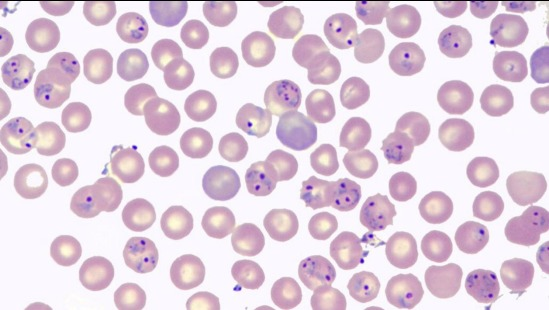
#> input picture Minggu 5/RawData.jpeg, 549 x 310 px
$ jupyter execute tugas.ipynb
#> lines starting #> are read from the running program, lines starting #| are printed output that depends on the picture; after the words box and inside, x2 and y2 are one past the last pixel; in counts of white or black regions, pixels touching at a corner belong together
# Object detection thresholding

Pipeline: preprocessing (median filter), transformasi HSV, threshold warna biru/ungu, morfologi, ground truth Pascal VOC, visualisasi, dan evaluasi precision/recall/F1.

[cell 1]
from pathlib import Path
from xml.etree import ElementTree as ET
import cv2
import numpy as np
import matplotlib.pyplot as plt

BASE = Path.cwd()
if not (BASE / 'RawData.jpeg').exists(): BASE = Path(r'G:\Semester 7\visi komputer\Minggu 5')
raw_path, gt_path = BASE / 'RawData.jpeg', BASE / 'ground_truth.xml'
raw_bgr = cv2.imread(str(raw_path))
#> raw_bgr is the input picture: shape (310, 549, 3); mean B, G, R 222.9, 208.8, 226.6
if raw_bgr is None: raise FileNotFoundError(raw_path)
raw_rgb = cv2.cvtColor(raw_bgr, cv2.COLOR_BGR2RGB)
print('Ukuran:', raw_rgb.shape[1], 'x', raw_rgb.shape[0])
#| Ukuran: 549 x 310
plt.figure(figsize=(12, 6)); plt.imshow(raw_rgb); plt.axis('off'); plt.show()

[cell 2]
def read_pascal_voc(path):
    root = ET.parse(path).getroot(); result = []
#> (reads Minggu 5/ground_truth.xml from the repository)
    for obj in root.findall('object'):
        b = obj.find('bndbox')
        result.append([int(b.findtext(k)) for k in ('xmin', 'ymin', 'xmax', 'ymax')])
    return np.asarray(result, dtype=np.int32)

gt_boxes = read_pascal_voc(gt_path)
def detect_threshold(image_bgr, h_low=105, h_high=179, s_low=65, v_high=205,
                     min_area=18, max_area=1800):
#> called with h_low = 105, h_high = 179, s_low = 65, v_high = 205, min_area = 18, max_area = 1800
    filtered = cv2.medianBlur(image_bgr, 3)
    hsv = cv2.cvtColor(filtered, cv2.COLOR_BGR2HSV)
#> hsv: shape (310, 549, 3); mean H, S, V 140, 25.8, 229
    mask = cv2.inRange(hsv, np.array([h_low, s_low, 20]),
                       np.array([h_high, 255, v_high]))
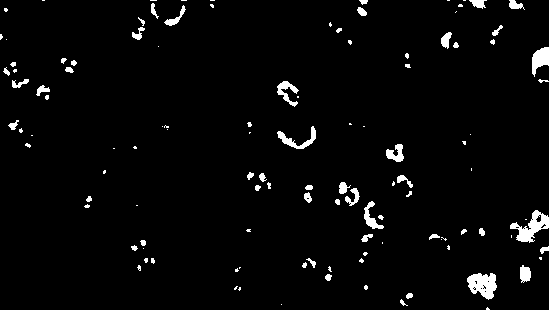
#> mask: shape (310, 549); 3% white; 116 white regions (61 under 20 px), largest, box (x1, y1, x2, y2) and area: (510, 210, 549, 243) 545, (467, 273, 497, 300) 542, (532, 47, 549, 77) 316
    mask = cv2.morphologyEx(mask, cv2.MORPH_OPEN,
                            cv2.getStructuringElement(cv2.MORPH_ELLIPSE, (3, 3)))
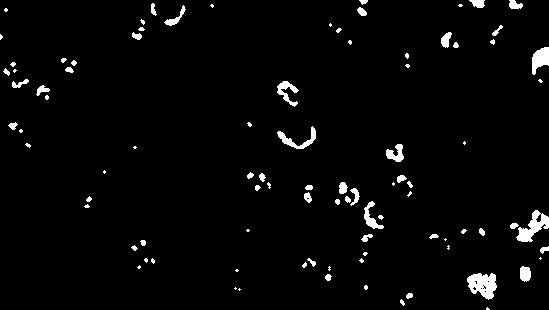
#> mask: shape (310, 549); 2.8% white; 92 white regions (41 under 20 px), largest, box (x1, y1, x2, y2) and area: (467, 273, 497, 300) 540, (516, 210, 549, 242) 472, (532, 47, 549, 75) 314
    mask = cv2.dilate(mask, cv2.getStructuringElement(cv2.MORPH_ELLIPSE, (9, 9)))
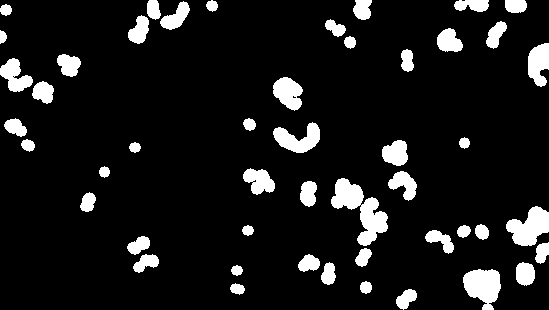
#> mask: shape (310, 549); 10.1% white; 49 white regions, largest, box (x1, y1, x2, y2) and area: (331, 178, 388, 246) 1653, (463, 269, 501, 310) 1071, (506, 206, 549, 246) 1070
    n, _, stats, _ = cv2.connectedComponentsWithStats(mask, 8)
#> n = 50; stats = 50 rows, first 6: [0, 0, 549, 310, 153047], [147, 0, 14, 20, 220], [160, 1, 30, 29, 441], [206, 0, 12, 12, 104], [353, 0, 19, 20, 301], [454, 0, 35, 12, 331]
    boxes = [[x, y, x + w - 1, y + h - 1] for x, y, w, h, area in stats[1:]
             if min_area <= area <= max_area and w >= 5 and h >= 5]
#> boxes = 49 items, first 6: [147, 0, 160, 19], [160, 1, 189, 29], [206, 0, 217, 11], [353, 0, 371, 19], [454, 0, 488, 11], [505, 0, 526, 12]
    return mask, np.asarray(boxes, dtype=np.int32)

mask, predicted_boxes = detect_threshold(raw_bgr)
#> predicted_boxes = 49 rows, first 6: [147, 0, 160, 19], [160, 1, 189, 29], [206, 0, 217, 11], [353, 0, 371, 19], [454, 0, 488, 11], [505, 0, 526, 12]
print('Ground truth:', len(gt_boxes), '| Kandidat deteksi:', len(predicted_boxes))
#| Ground truth: 28 | Kandidat deteksi: 49
plt.figure(figsize=(12, 5)); plt.imshow(mask, cmap='gray'); plt.axis('off'); plt.title('Mask HSV + morfologi'); plt.show()

[cell 3]
def draw_boxes(image, boxes, color, label):
#> called with boxes = array of shape (28, 4), color = (255, 220, 0), label = 'GT'
    out = image.copy()
    for x1, y1, x2, y2 in boxes:
        cv2.rectangle(out, (x1, y1), (x2, y2), color, 2)
        cv2.putText(out, label, (x1, max(12, y1 - 3)), cv2.FONT_HERSHEY_SIMPLEX, .4, color, 1)
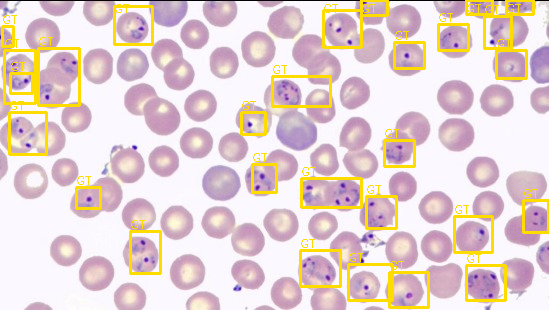
#> out: shape (310, 549, 3); mean R, G, B 228.7, 209.8, 208.2
    return out

fig, ax = plt.subplots(1, 2, figsize=(18, 6))
ax[0].imshow(draw_boxes(raw_rgb, gt_boxes, (255, 220, 0), 'GT')); ax[0].set_title('Ground truth XML')
ax[1].imshow(draw_boxes(raw_rgb, predicted_boxes, (255, 40, 40), 'DET')); ax[1].set_title('Hasil thresholding')
#> call 2 of draw_boxes, with boxes = array of shape (49, 4), color = (255, 40, 40), label = 'DET'
#> the loop in draw_boxes (call 2), `for x1, y1, x2, y2 in boxes:` made 49 passes
#> (x1, y1, x2, y2) on passes 1 to 12: (147, 0, 160, 19), (160, 1, 189, 29), (206, 0, 217, 11), (353, 0, 371, 19), (454, 0, 488, 11), (505, 0, 526, 12), (0, 4, 11, 15), (128, 15, 148, 43), (325, 19, 345, 36), (486, 21, 506, 48), (437, 28, 462, 51), (0, 30, 6, 43)
#> after the loop in draw_boxes (call 2), `for x1, y1, x2, y2 in boxes:`:
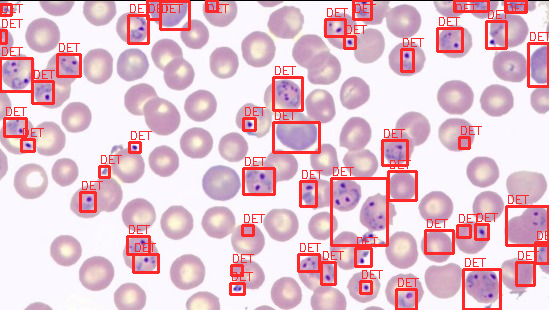
#> out: shape (310, 549, 3); mean R, G, B 229.4, 195.5, 208.3
for a in ax: a.axis('off')
plt.show()

[cell 4]
def iou(a, b):
    x1, y1, x2, y2 = max(a[0], b[0]), max(a[1], b[1]), min(a[2], b[2]), min(a[3], b[3])
    inter = max(0, x2-x1+1) * max(0, y2-y1+1)
    aa = (a[2]-a[0]+1) * (a[3]-a[1]+1); ab = (b[2]-b[0]+1) * (b[3]-b[1]+1)
    return inter / (aa + ab - inter) if aa + ab - inter else 0.0

def evaluate(predictions, truths, threshold=.20):
#> called with predictions = array of shape (49, 4), truths = array of shape (28, 4), threshold = 0.2
    matched, tp = set(), 0
    for p in predictions:
        candidates = [(iou(p, t), i) for i, t in enumerate(truths) if i not in matched]
        score, index = max(candidates, default=(0.0, -1))
        if score >= threshold: tp += 1; matched.add(index)
#> this loop made 49 passes
#> p on passes 5 to 16: [454, 0, 488, 11], [505, 0, 526, 12], [0, 4, 11, 15], [128, 15, 148, 43], [325, 19, 345, 36], [486, 21, 506, 48], [437, 28, 462, 51], [0, 30, 6, 43], [344, 36, 355, 48], [528, 43, 548, 86], [401, 49, 413, 71], [57, 54, 80, 76]
#> (p, score) on passes 1 to 3: ([147, 0, 160, 19], 0.0489), ([160, 1, 189, 29], 0), ([206, 0, 217, 11], 0)
    fp, fn = len(predictions)-tp, len(truths)-tp
    precision = tp/(tp+fp) if tp+fp else 0.0
    recall = tp/(tp+fn) if tp+fn else 0.0
    f1 = 2*precision*recall/(precision+recall) if precision+recall else 0.0
    return {'TP': tp, 'FP': fp, 'FN': fn, 'precision': precision, 'recall': recall, 'f1_score': f1}

metrics = evaluate(predicted_boxes, gt_boxes)
for key, value in metrics.items(): print(f'{key}: {value:.4f}' if isinstance(value, float) else f'{key}: {value}')
#> this loop made 6 passes
#> (key, value) on passes 1 to 6: ('TP', 22), ('FP', 27), ('FN', 6), ('precision', 0.449), ('recall', 0.786), ('f1_score', 0.571)
#| TP: 22
#| FP: 27
#| FN: 6
#| precision: 0.4490
#| recall: 0.7857
#| f1_score: 0.5714
print('IoU threshold = 0.20; gunakan threshold ini karena GT menandai sel/area, sedangkan deteksi mengambil piksel target.')
